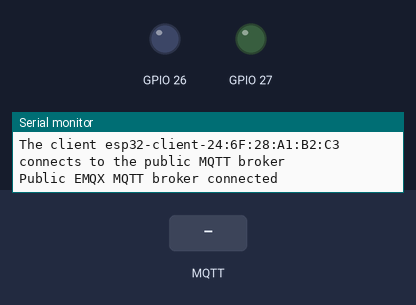
Bench run of a sketch on a simulated ESP32. Parts: output pins drawn as LEDs (lit = HIGH), the last lines printed to the serial monitor. Inputs (shaded band) come from the test bench. WiFi joins after 1.5 s; servers stay silent unless stated; no MQTT or app messages arrive unless stated.

Above: at 2.7 s.
2.8 s: MQTT message "on" arrives on the second subscribed topic
At 3.8 s:
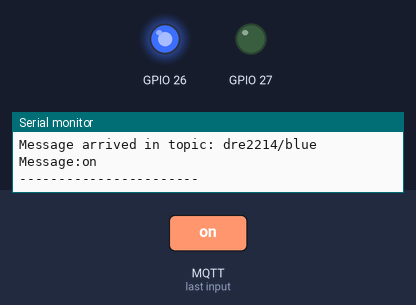
4.3 s: MQTT message "on" arrives on the third subscribed topic
At 5.0 s:
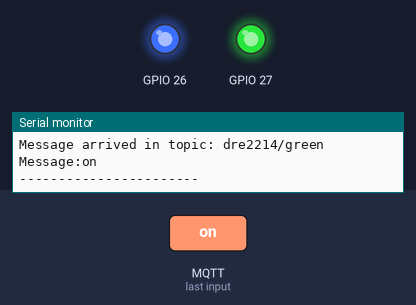
5.8 s: MQTT message "off" arrives on the second subscribed topic
At 6.1 s:
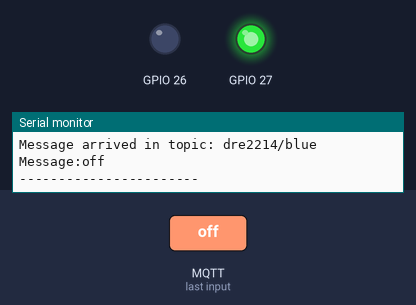
7.3 s: MQTT message "off" arrives on the third subscribed topic
At 8.4 s:
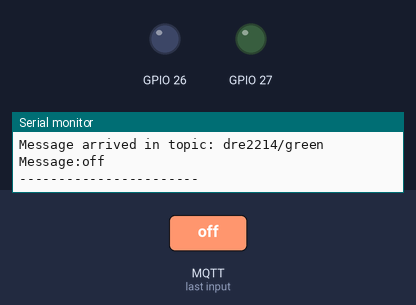
Timing chart, 0 to 9.8 s (numbered marks = the images above; inputs shaded):
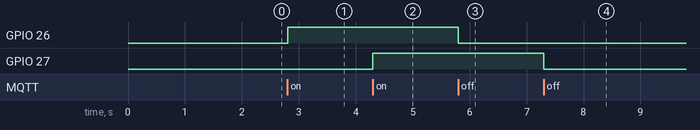

The sketch:

wokwi_mqtt_esp32.ino
```cpp
#define WIFI_CHANNEL 6

#include <WiFi.h>
#include <PubSubClient.h>

// WiFi
const char *ssid = "Wokwi-GUEST"; // Enter your Wi-Fi name
const char *password = "";        // Enter Wi-Fi password

// MQTT Broker
const char *mqtt_broker = "broker.emqx.io";
const char *topic = "dre2214";
const char *mqtt_username = "emqx";
const char *mqtt_password = "public";
const int mqtt_port = 1883;

WiFiClient espClient;
PubSubClient client(espClient);

void setup()
{
  pinMode(26, OUTPUT);
  pinMode(27, OUTPUT);
  // Set software serial baud to 115200;
  Serial.begin(115200);
  // Connecting to a WiFi network
  WiFi.begin(ssid, password);
  while (WiFi.status() != WL_CONNECTED)
  {
    delay(500);
    Serial.println("Connecting to WiFi..");
  }
  Serial.println("Connected to the Wi-Fi network");
  // connecting to a mqtt broker
  client.setServer(mqtt_broker, mqtt_port);
  client.setCallback(callback);
  while (!client.connected())
  {
    String client_id = "esp32-client-";
    client_id += String(WiFi.macAddress());
    Serial.printf("The client %s connects to the public MQTT broker\n", client_id.c_str());
    if (client.connect(client_id.c_str(), mqtt_username, mqtt_password))
    {
      Serial.println("Public EMQX MQTT broker connected");
    }
    else
    {
      Serial.print("failed with state ");
      Serial.print(client.state());
      delay(2000);
    }
  }
  // Publish and subscribe
  client.publish(topic, "Hi, I'm ESP32 ^^");
  client.subscribe(topic);
  client.subscribe("dre2214/blue");
  client.subscribe("dre2214/green");
}

void callback(char *topic, byte *payload, unsigned int length)
{
  Serial.print("Message arrived in topic: ");
  Serial.println(topic);
  Serial.print("Message:");
  String data;
  for (int i = 0; i < length; i++)
  {
    data += (char)payload[i];
    Serial.print((char)payload[i]);
  }
  Serial.println();
  Serial.println("-----------------------");
  if ((String)topic == "dre2214/blue")
  {
    if (data == "on")
    {
      digitalWrite(26, 1);
    }
    else if (data == "off")
    {
      digitalWrite(26, 0);
    }
  }
  if ((String)topic == "dre2214/green")
  {
    if (data == "on")
    {
      digitalWrite(27, 1);
    }
    else if (data == "off")
    {
      digitalWrite(27, 0);
    }
  }
}

void loop()
{
  client.loop();
}
```

Measured:
- after the input at 2.8 s, GPIO 26: LOW → HIGH at once
- after the input at 4.3 s, GPIO 27: LOW → HIGH at once
- after the input at 5.8 s, GPIO 26: HIGH → LOW at once
- after the input at 7.3 s, GPIO 27: HIGH → LOW at once
